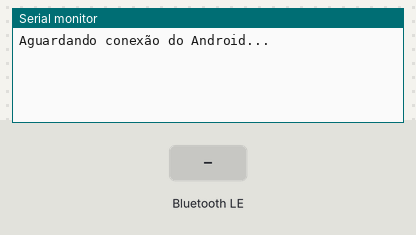
The sketch below on a simulated ESP32. On the bench: the last lines printed to the serial monitor. The inputs (shaded band) are chosen by the test bench. Nothing arrives over Bluetooth unless stated; a phone connects over Bluetooth LE 3 s after start.

Above: at 1.2 s.
1.3 s: Bluetooth LE write "1" received
At 2.1 s:
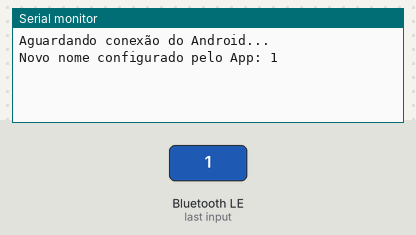
4.3 s: Bluetooth LE write "0" received
At 5.5 s:
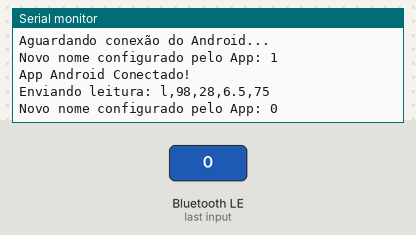
5.8 s: Bluetooth LE write "2" received
At 6.7 s:
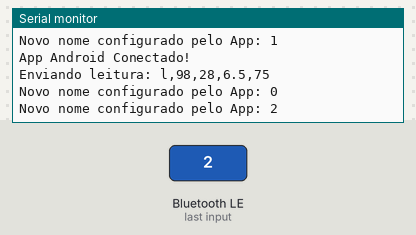

Measured:
- after the input at 1.3 s, the serial monitor: prints a new line after 0.05 s (image 1)
- after the input at 4.3 s, the serial monitor: prints a new line after 0.05 s (image 2)
- after the input at 5.8 s, the serial monitor: prints a new line after 0.05 s (image 3)

The sketch:

sensor.ino
```cpp
#include <BLEDevice.h>
#include <BLEUtils.h>
#include <BLEServer.h>
#include <BLE2902.h> // Necessário para notificações

// UUIDs (Devem ser EXATAMENTE os mesmos no seu código Kotlin)
#define SERVICE_UUID        "4fafc201-1fb5-459e-8fcc-c5c9c331914b"
#define CHARACTERISTIC_READ "beb5483e-36e1-4688-b7f5-ea07361b26a8"
#define CHARACTERISTIC_NAME "82c8bb2a-4309-11ec-81d3-0242ac130003"

BLECharacteristic *pReadCharacteristic;
BLECharacteristic *pNameCharacteristic;
bool deviceConnected = false;
String sensorName = "Meu Sensor de Planta";

// --- CALLBACKS DE CONEXÃO ---
class MyServerCallbacks: public BLEServerCallbacks {
    void onConnect(BLEServer* pServer) {
      deviceConnected = true;
      Serial.println("App Android Conectado!");
    };
    void onDisconnect(BLEServer* pServer) {
      deviceConnected = false;
      Serial.println("App Android Desconectado. Reiniciando anúncio...");
      pServer->getAdvertising()->start(); // Reinicia o sinal para poder conectar de novo
    }
};

// --- CALLBACKS PARA TROCA DE NOME ---
class MyNameCallbacks: public BLECharacteristicCallbacks {
    void onWrite(BLECharacteristic *pCharacteristic) {
      String value = pCharacteristic->getValue(); // Correção: usando String do Arduino

      if (value.length() > 0) {
        sensorName = value;
        Serial.print("Novo nome configurado pelo App: ");
        Serial.println(sensorName);

        // Dica: Se quiser salvar o nome permanentemente, usaria a biblioteca Preferences.h aqui.
      }
    }
};

void setup() {
  Serial.begin(115200);

  // Inicializa o dispositivo BLE
  BLEDevice::init(sensorName.c_str());
  BLEServer *pServer = BLEDevice::createServer();
  pServer->setCallbacks(new MyServerCallbacks());

  // Cria o Serviço
  BLEService *pService = pServer->createService(SERVICE_UUID);

  // 1. Característica de LEITURA DO SENSOR
  pReadCharacteristic = pService->createCharacteristic(
                          CHARACTERISTIC_READ,
                          BLECharacteristic::PROPERTY_READ |
                          BLECharacteristic::PROPERTY_NOTIFY
                        );
  // Adiciona o descritor para permitir notificações (importante para o Android)
  pReadCharacteristic->addDescriptor(new BLE2902());

  // 2. Característica do NOME
  pNameCharacteristic = pService->createCharacteristic(
                          CHARACTERISTIC_NAME,
                          BLECharacteristic::PROPERTY_READ |
                          BLECharacteristic::PROPERTY_WRITE
                        );
  pNameCharacteristic->setCallbacks(new MyNameCallbacks());
  pNameCharacteristic->setValue(sensorName.c_str());

  // Inicia o serviço
  pService->start();

  // Configura e inicia o anúncio (Advertising)
  BLEAdvertising *pAdvertising = BLEDevice::getAdvertising();
  pAdvertising->addServiceUUID(SERVICE_UUID);
  pAdvertising->setScanResponse(true);
  pAdvertising->start();

  Serial.println("Aguardando conexão do Android...");
}

void loop() {
  if (deviceConnected) {
    // Simula a leitura do sensor (Pino 34 ou valor aleatório para teste)
    String payload = "l,98,28,6.5,75";

    // Atualiza o valor para o App ler
    pReadCharacteristic->setValue(payload.c_str());

    // Opcional: Notifica o App automaticamente a cada 5 segundos
    pReadCharacteristic->notify();

    Serial.print("Enviando leitura: ");
    Serial.println(payload);

    delay(5000);
  }
}
```
